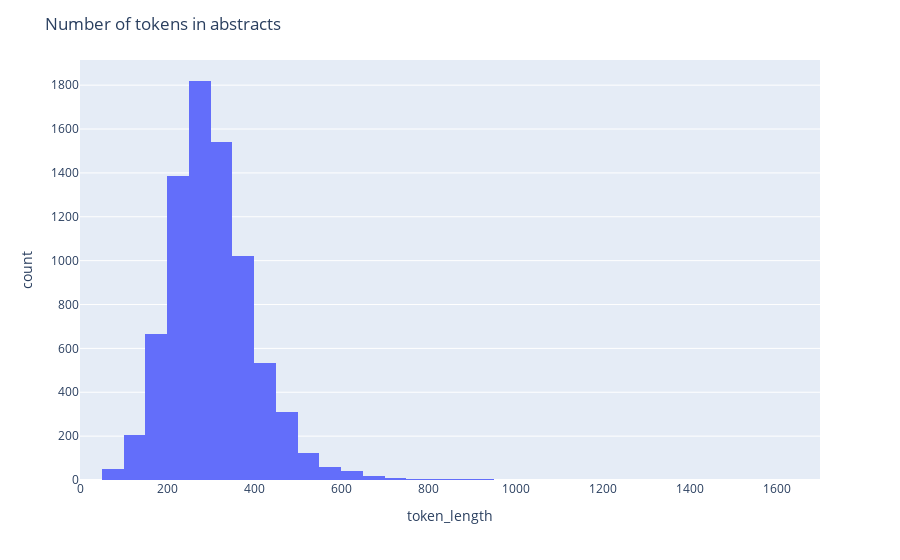

The cell this chart's notebook holds for it:
### Code cell
# Import model for tokenization
model_name  = 'sentence-transformers/all-MiniLM-L6-v2'
tokenizer   = AutoTokenizer.from_pretrained(model_name)
embedding_model = SentenceTransformer(model_name)

# Tokenize the abstracts
df_analyze['tokens'] = df_analyze['abstract'].apply(lambda x: tokenizer.encode(x))

# Plot the number of  tokens and check how many are higher than 512
df_analyze['token_length'] = df_analyze['tokens'].apply(lambda x: len(x))

# Plot the number of tokens with plotty
fig = px.histogram(df_analyze, x='token_length', nbins=50)
fig.update_layout(title='Number of tokens in abstracts')
fig.show()

print('Abstracts that exceeds 512 tokens:', len(df_analyze[df_analyze['token_length']>=512]))

### Figure 1 — Plotly figure (JSON) as saved in the notebook; plotly's stock layout.template omitted (floating-point values rounded to 4 significant figures; data arrays with more than 128 entries replaced by an {"elided": "..."} marker saying what was removed)
{"data": [{"alignmentgroup": "True", "bingroup": "x", "hovertemplate": "token_length=%{x}<br>count=%{y}<extra></extra>", "legendgroup": "", "marker": {"color": "#636efa", "pattern": {"shape": ""}}, "name": "", "nbinsx": 50, "offsetgroup": "", "orientation": "v", "showlegend": false, "type": "histogram", "x": {"elided": "7790 int values"}, "xaxis": "x", "yaxis": "y"}], "layout": {"barmode": "relative", "legend": {"tracegroupgap": 0}, "margin": {"t": 60}, "title": {"text": "Number of tokens in abstracts"}, "xaxis": {"anchor": "y", "domain": [0, 1], "title": {"text": "token_length"}}, "yaxis": {"anchor": "x", "domain": [0, 1], "title": {"text": "count"}}}}
